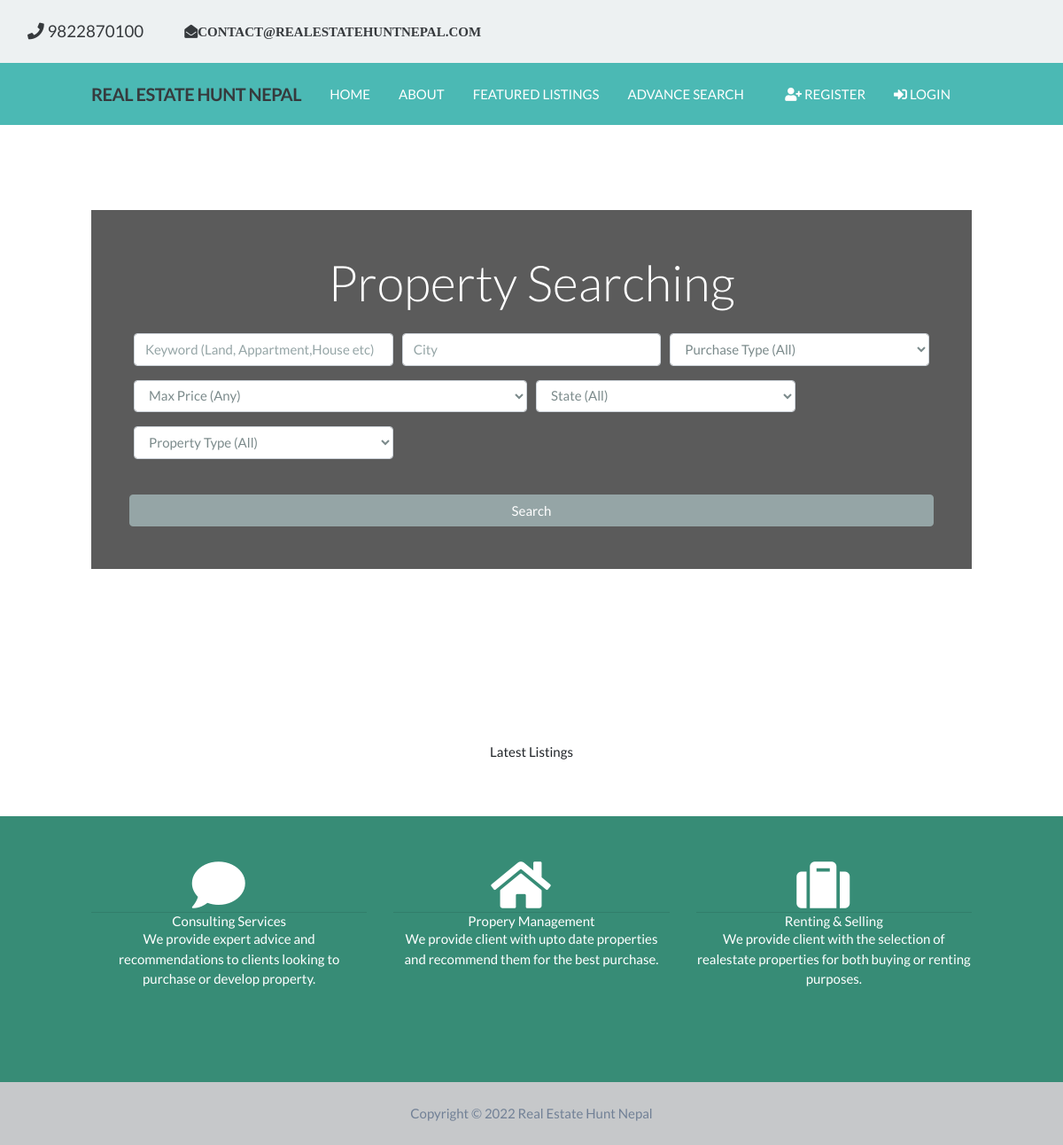
Before: / with the older database file.
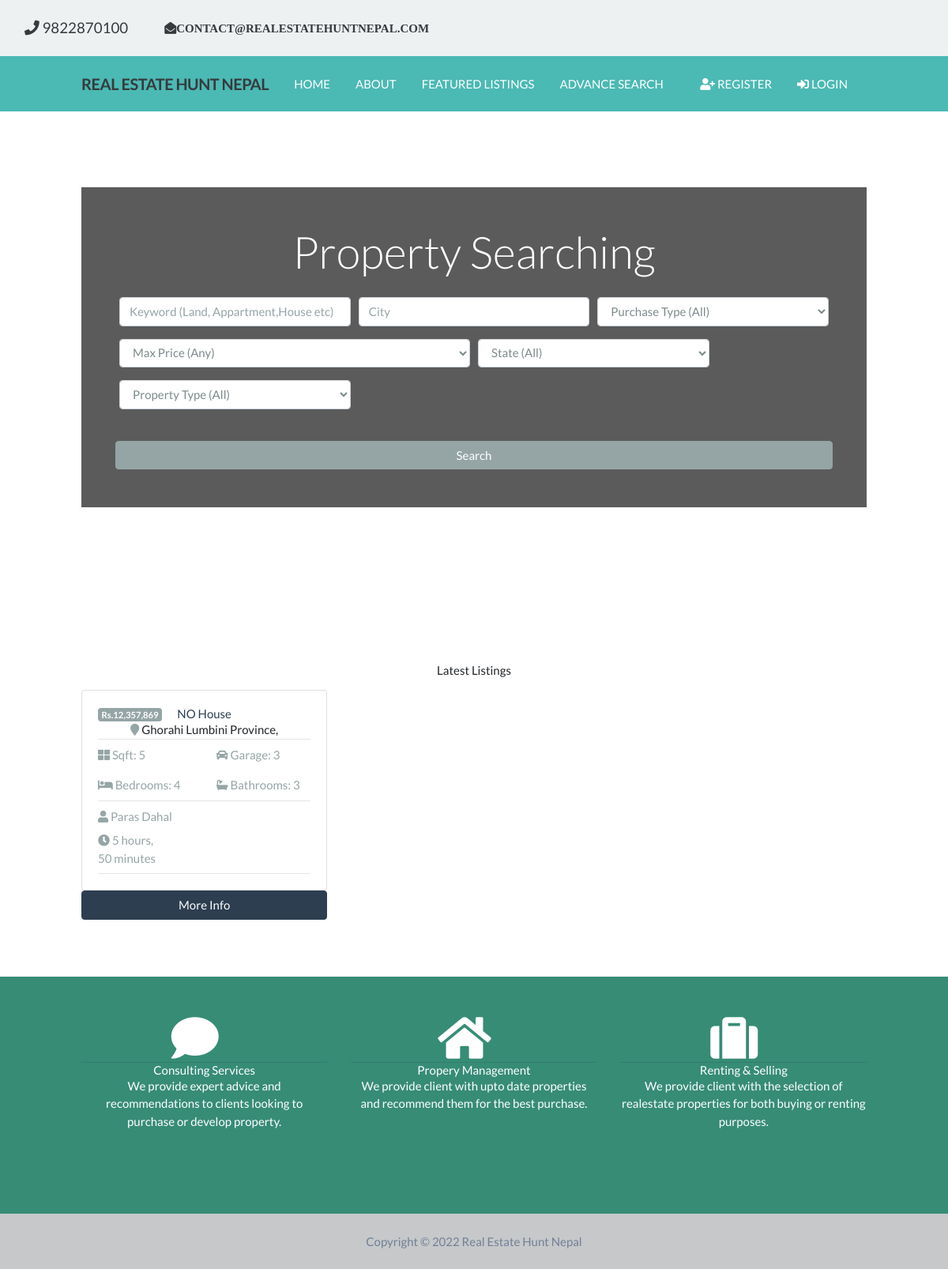
After: the same page with the newer database file.
### appartment_listing/models.py (models this page shows, shortened)
class Listings(models.Model):
    listing_id = models.AutoField(
        verbose_name='ID',
        primary_key=True,
    )
    realtor_id = models.ForeignKey(Realtors, on_delete=models.DO_NOTHING)
    listing_title = models.CharField(
        max_length=100,
        verbose_name='Title',
    )
    state = models.CharField(max_length=100, verbose_name='State')
    district = models.CharField(max_length=100, verbose_name='District')
    city = models.CharField(max_length=100, verbose_name='City')
    description = models.TextField(blank=True, verbose_name='Description')
    price = models.DecimalField(
        verbose_name='Price', max_digits=15, decimal_places=5)
    purchaseType = models.CharField(
        max_length=8, default='Buy', verbose_name='PurchaseType')
    propertyType = models.CharField(
        max_length=15, default='House', verbose_name='PropertyType')
    bedroom = models.IntegerField(
        verbose_name='Bedroom', default=None, blank=True, null=True)
    bathroom = models.IntegerField(
        verbose_name='Bathroom', default=None, blank=True, null=True)
    garage = models.IntegerField(
        verbose_name='Garage', default=None, blank=True, null=True)
    sqft = models.IntegerField(
        verbose_name='Sqft', default=None, blank=True, null=True)
    photo_main = models.ImageField(
        upload_to='photos/%Y/%m/%d/', verbose_name='Main Photo', default=None, blank=True, null=True)
    is_published = models.BooleanField(default=True, verbose_name='Published')
    list_date = models.DateTimeField(
        default=datetime.now, blank=True, verbose_name='List Date')
    class Meta():
        verbose_name = 'Listing'
        verbose_name_plural = 'Listings'

### realtor/models.py (models this page shows, shortened)
class Realtors(models.Model):
    realtor_id = models.BigAutoField(primary_key=True)
    first_name = models.CharField(
        max_length=200, verbose_name='First Name')
    last_name = models.CharField(
        max_length=200, verbose_name='Last Name')
    photo = models.ImageField(
        verbose_name='Realtor Photo', upload_to='realtor/%Y/%m/%d/')
    description = models.TextField(blank=True, verbose_name='Description')
    phone = models.CharField(max_length=50, verbose_name='Phone Number')
    email = models.EmailField(verbose_name='EMAIL')
    is_mvp = models.BooleanField(default=False, verbose_name='MVP')
    hire_date = models.DateTimeField(default=datetime.now, blank=True)
    created_at = models.DateTimeField(
        verbose_name='Created At', editable=False)
    updated_at = models.DateTimeField(
        verbose_name='Updated At', editable=False)
    class Meta:
        verbose_name = 'Realtor'
        verbose_name_plural = 'Realtors'
    def __str__(self):
        return self.first_name + ' ' + self.last_name

### main/views.py (the view)
# urls.py: path('', views.index, name='index'),
def index(request):
    title = 'Real Estate Hunt Nepal | Welcome'
    template = 'main/index.html'
    listings = Listings.objects.all().order_by(
        '-list_date').filter(is_published=True)[:3]
    context = {
        'title': title,
        'listings': listings,
        'state_choices': state_choices,
        'bedroom_choices': bedroom_choices,
        'price_choices': price_choices,
        'property_choices': property_choices,
        'purchase_choices': purchase_choices,
    }
    return render(request, template, context)

### main/templates/main/index.html (shortened to what the changed rows need)
{% extends 'header/base.html' %}
{% load static %}
{% load humanize %}
{% block content %}
<section id="showcase">
  <div class="container text-center">
    <div class="home-search p-5">
      <div class="overlay p-5">
        <h1 class="display-4 mb-4">Property Searching</h1>
      </div>
    </div>
  </div>
</section>
<section id="listings" class="py-5">
  <div class="container">
    <div class="row">
      {% if listings %} {% for listing in listings %}
      <div class="col-md-6 col-lg-4 mb-4">
        <div class="card">
          <div class="card-img-overlay">
            <h2>
              <span class="badge badge-secondary text-white"
                >Rs.{{ listing.price | floatformat:0 | intcomma }}</span
              >
            </h2>
          </div>
          <div class="card-body">
            <div class="listing-heading text-center">
              <h4 class="text-primary">{{ listing.listing_title }}</h4>
              <p>
                <i class="fas fa-map-marker text-secondary"></i>
                {{ listing.city }} {{ listing.state }}, {{ listing.zipcode }}
              </p>
            </div>
            <hr />
            <div class="row py-2 text-secondary">
              <div class="col-6">
                <i class="fas fa-th-large"></i> Sqft: {{ listing.sqft }}
              </div>
              <div class="col-6">
                <i class="fas fa-car"></i> Garage: {{ listing.garage }}
              </div>
            </div>
            <div class="row py-2 text-secondary">
              <div class="col-6">
                <i class="fas fa-bed"></i> Bedrooms: {{ listing.bedroom }}
              </div>
              <div class="col-6">
                <i class="fas fa-bath"></i> Bathrooms: {{ listing.bathroom }}
              </div>
            </div>
            <hr />
            <div class="row py-2 text-secondary">
              <div class="col-6">
                <i class="fas fa-user"></i> {{ listing.realtor_id }}
              </div>
            </div>
            <div class="row text-secondary pb-2">
              <div class="col-6">
                <i class="fas fa-clock"></i> {{ listing.list_date | timesince }}
              </div>
            </div>
            <hr />
          </div>
        </div>
        <a
              href="{% url 'listing:detail' listing.listing_id %}"
              class="btn btn-primary btn-block"
              >More Info</a
            >
      </div>
      {% endfor %} {% endif %}
    </div>
  </div>
</section>
{% endblock %}

Changed rows visible on the page:
added Listings: price "12,357,869", listing_title "NO House", city "Ghorahi", state "Lumbini Province", sqft "5", garage "3", bedroom "4", bathroom "3", realtor_id "Paras Dahal", list_date "5 hours, 50 minutes"
